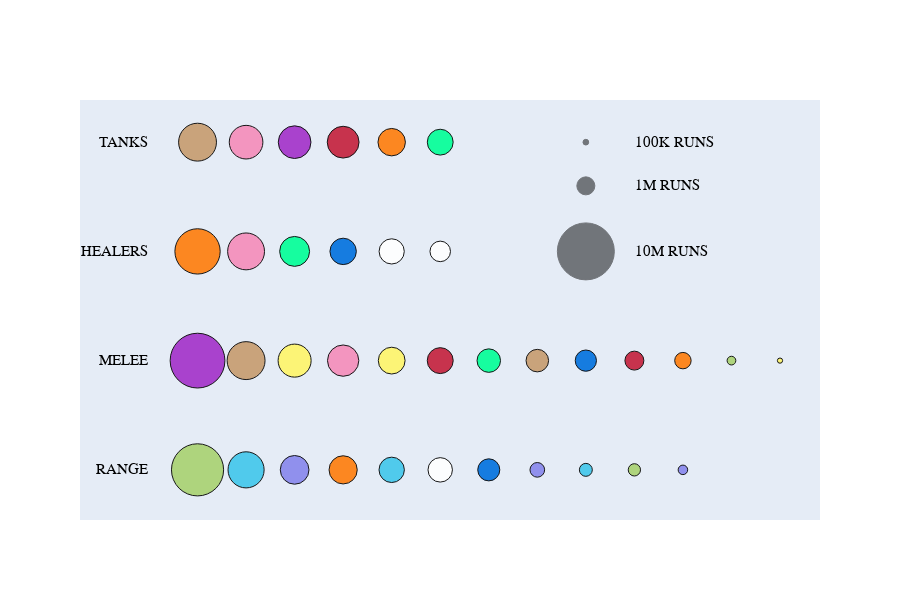

The code cell stored with this chart in its notebook:
### Code cell
tablex.sum(axis=1)
importlib.reload(figure)
bubble = figure.BubblePlot(tablex)
bubble_fig = bubble.make_figure2()
#bubble_fig.update_layout(plot_bgcolor='rgba(10,10,10,0.5)')
bubble_fig.show()

### Figure 1 — Plotly figure (JSON) as saved in the notebook; plotly's stock layout.template omitted (floating-point values rounded to 4 significant figures)
{"data": [{"hovertemplate": "%{text}<extra></extra>", "line": {"color": "black"}, "marker": {"color": ["rgb(199,156,110)", "rgb(245,140,186)", "rgb(163,48,201)", "rgb(196,31,59)", "rgb(255,125,10)", "rgb(0,255,150)", "rgb(255,125,10)", "rgb(245,140,186)", "rgb(0,255,150)", "rgb(0,112,222)", "rgb(255,255,255)", "rgb(255,255,255)", "rgb(163,48,201)", "rgb(199,156,110)", "rgb(255,245,105)", "rgb(245,140,186)", "rgb(255,245,105)", "rgb(196,31,59)", "rgb(0,255,150)", "rgb(199,156,110)", "rgb(0,112,222)", "rgb(196,31,59)", "rgb(255,125,10)", "rgb(169,210,113)", "rgb(255,245,105)", "rgb(169,210,113)", "rgb(64,199,235)", "rgb(135,135,237)", "rgb(255,125,10)", "rgb(64,199,235)", "rgb(255,255,255)", "rgb(0,112,222)", "rgb(135,135,237)", "rgb(64,199,235)", "rgb(169,210,113)", "rgb(135,135,237)"], "opacity": 0.9, "size": [717.4, 565.9, 534.2, 505.4, 376.5, 334.3, 1026.0, 680.4, 447.9, 348.2, 317.8, 210.5, 1500, 719.5, 546.1, 489.9, 358.8, 336.8, 276.4, 254.2, 225.9, 179.6, 135.3, 38.03, 13.59, 1360.0, 652.3, 411.7, 397.6, 322.2, 298.6, 243.5, 107.4, 83.96, 75.54, 45.55], "sizemode": "area"}, "mode": "markers", "text": ["PROTECTION<br>Number of runs: 4,420,258<br>Pct of top spec: 100%<br>", "PROTECTION<br>Number of runs: 3,486,677<br>Pct of top spec: 78%<br>", "VENGEANCE<br>Number of runs: 3,291,508<br>Pct of top spec: 74%<br>", "BLOOD<br>Number of runs: 3,114,258<br>Pct of top spec: 70%<br>", "GUARDIAN<br>Number of runs: 2,319,810<br>Pct of top spec: 52%<br>", "BREWMASTER<br>Number of runs: 2,059,871<br>Pct of top spec: 46%<br>", "RESTORATION<br>Number of runs: 6,323,398<br>Pct of top spec: 100%<br>", "HOLY<br>Number of runs: 4,192,441<br>Pct of top spec: 66%<br>", "MISTWEAVER<br>Number of runs: 2,759,528<br>Pct of top spec: 43%<br>", "RESTORATION<br>Number of runs: 2,145,696<br>Pct of top spec: 33%<br>", "HOLY<br>Number of runs: 1,957,893<br>Pct of top spec: 30%<br>", "DISCIPLINE<br>Number of runs: 1,297,095<br>Pct of top spec: 20%<br>", "HAVOC<br>Number of runs: 9,242,568<br>Pct of top spec: 100%<br>", "FURY<br>Number of runs: 4,433,082<br>Pct of top spec: 47%<br>", "OUTLAW<br>Number of runs: 3,365,021<br>Pct of top spec: 36%<br>", "RETRIBUTION<br>Number of runs: 3,018,444<br>Pct of top spec: 32%<br>", "ASSASSINATION<br>Number of runs: 2,210,565<br>Pct of top spec: 23%<br>", "UNHOLY<br>Number of runs: 2,075,360<br>Pct of top spec: 22%<br>", "WINDWALKER<br>Number of runs: 1,702,829<br>Pct of top spec: 18%<br>", "ARMS<br>Number of runs: 1,566,518<br>Pct of top spec: 16%<br>", "ENHANCEMENT<br>Number of runs: 1,391,799<br>Pct of top spec: 15%<br>", "FROST<br>Number of runs: 1,106,459<br>Pct of top spec: 11%<br>", "FERAL<br>Number of runs: 833,578<br>Pct of top spec: 9%<br>", "SURVIVAL<br>Number of runs: 234,320<br>Pct of top spec: 2%<br>", "SUBTLETY<br>Number of runs: 83,758<br>Pct of top spec: 0%<br>", "BEAST MASTERY<br>Number of runs: 8,378,647<br>Pct of top spec: 100%<br>", "FIRE<br>Number of runs: 4,019,078<br>Pct of top spec: 47%<br>", "DESTRUCTION<br>Number of runs: 2,536,833<br>Pct of top spec: 30%<br>", "BALANCE<br>Number of runs: 2,450,098<br>Pct of top spec: 29%<br>", "FROST<br>Number of runs: 1,985,034<br>Pct of top spec: 23%<br>", "SHADOW<br>Number of runs: 1,839,914<br>Pct of top spec: 21%<br>", "ELEMENTAL<br>Number of runs: 1,500,250<br>Pct of top spec: 17%<br>", "DEMONOLOGY<br>Number of runs: 661,952<br>Pct of top spec: 7%<br>", "ARCANE<br>Number of runs: 517,345<br>Pct of top spec: 6%<br>", "MARKSMANSHIP<br>Number of runs: 465,480<br>Pct of top spec: 5%<br>", "AFFLICTION<br>Number of runs: 280,676<br>Pct of top spec: 3%<br>"], "type": "scatter", "x": [1, 2, 3, 4, 5, 6, 1, 2, 3, 4, 5, 6, 1, 2, 3, 4, 5, 6, 7, 8, 9, 10, 11, 12, 13, 1, 2, 3, 4, 5, 6, 7, 8, 9, 10, 11], "y": [4, 4, 4, 4, 4, 4, 3, 3, 3, 3, 3, 3, 2, 2, 2, 2, 2, 2, 2, 2, 2, 2, 2, 2, 2, 1, 1, 1, 1, 1, 1, 1, 1, 1, 1, 1]}, {"hovertemplate": "%{text}<extra></extra>", "line": {"color": "black"}, "marker": {"color": ["black", "black", "black"], "opacity": 0.5, "size": [16.23, 162.3, 1623.0], "sizemode": "area"}, "mode": "markers", "text": ["100k RUNS", "1M RUNS", "10M RUNS"], "type": "scatter", "x": [9, 9, 9], "y": [4, 3.6, 3]}], "layout": {"annotations": [{"borderpad": 0, "font": {"color": "black", "family": "Monaco, regular", "size": 15}, "showarrow": false, "text": "TANKS", "x": 0, "xanchor": "right", "y": 4, "yanchor": "middle"}, {"borderpad": 0, "font": {"color": "black", "family": "Monaco, regular", "size": 15}, "showarrow": false, "text": "HEALERS", "x": 0, "xanchor": "right", "y": 3, "yanchor": "middle"}, {"borderpad": 0, "font": {"color": "black", "family": "Monaco, regular", "size": 15}, "showarrow": false, "text": "MELEE", "x": 0, "xanchor": "right", "y": 2, "yanchor": "middle"}, {"borderpad": 0, "font": {"color": "black", "family": "Monaco, regular", "size": 15}, "showarrow": false, "text": "RANGE", "x": 0, "xanchor": "right", "y": 1, "yanchor": "middle"}, {"borderpad": 0, "font": {"color": "black", "family": "Monaco, regular", "size": 15}, "showarrow": false, "text": "100K RUNS", "x": 10, "xanchor": "left", "y": 4, "yanchor": "middle"}, {"borderpad": 0, "font": {"color": "black", "family": "Monaco, regular", "size": 15}, "showarrow": false, "text": "1M RUNS", "x": 10, "xanchor": "left", "y": 3.6, "yanchor": "middle"}, {"borderpad": 0, "font": {"color": "black", "family": "Monaco, regular", "size": 15}, "showarrow": false, "text": "10M RUNS", "x": 10, "xanchor": "left", "y": 3, "yanchor": "middle"}], "height": 600, "showlegend": false, "width": 900, "xaxis": {"visible": false}, "yaxis": {"visible": false}}}
